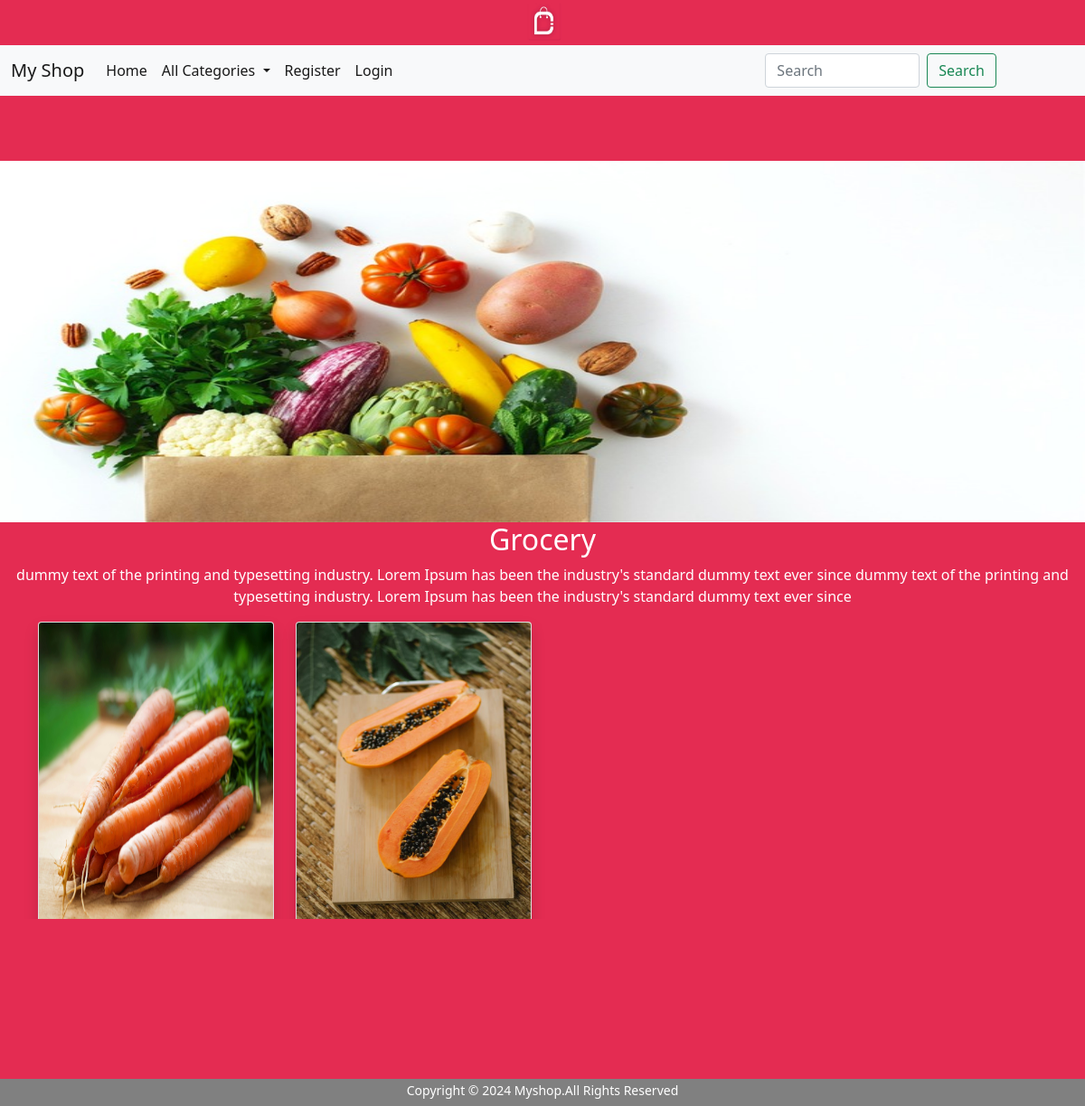
The app's page /products/3 with its own data.
### shop/models.py (models this page shows, shortened)
class Category(models.Model):
    name=models.CharField(max_length=50)
    description=models.TextField()
    image=models.ImageField(upload_to='images',null=True,blank=True)

class Product(models.Model):
    name=models.CharField(max_length=20)
    description=models.TextField()
    image=models.ImageField(upload_to='products',null=True,blank=True)
    price=models.DecimalField(max_digits=10,decimal_places=2)
    stock=models.IntegerField()
    available=models.BooleanField(default=True)
    created=models.DateTimeField(auto_now_add=True)  #one time
    updated=models.DateTimeField(auto_now=True)  #change every time we update record
    category=models.ForeignKey(Category,on_delete=models.CASCADE)

### shop/views.py (the view)
# urls.py: path('products/<int:i>',views.products,name='products'),
def products(request,i):
    cate_obj=Category.objects.get(id=i)
    pro_obj=Product.objects.filter(category=cate_obj)
    return render(request,'products.html',{'cate_obj':cate_obj,'pro_obj':pro_obj})

### cart/context_processors.py (called while the page is built, shortened)
def total(request):
    u = request.user
    count=0
    return {'count':count}

### shop/context_processors.py (called while the page is built)
def links(request):
    c=Category.objects.all()
    return {'links':c}

### templates/products.html
<!DOCTYPE html>
{% extends 'base.html' %}
{% load static %}
{% block content %}
<br><br><br>
<div class="row">
    <img src="{{ cate_obj.image.url }}" height="400px" width="100%">
</div>
<div class="row">
    <div class="col-md-12">
        <h2 class="text-center fs-bold">{{cate_obj.name}}</h2>
        <p style="text-align:center;">{{cate_obj.description}}</p>
    </div>
</div>
<div class="container">
        <div class="row">
        {% for i in pro_obj %}
        <div class="col-md-3 col-6">
            <div class="card shadow">
              <a href="{% url 'product_details' i.id %}" ><img src="{{ i.image.url }}" class="card-img-top" alt="" style="width:100%;height:350px;"></a>
              <div class="card-body">
                <h5 class="card-title">{{i.name}}</h5>
                  <p class="card-text">{{i.price}}</p>
              </div>
            </div>
        </div>
        {% endfor %}
    </div>
</div>
{% endblock %}

### records on screen
Category: image (picture), name "Grocery", description "dummy text of the printing and typesetting industry. Lorem Ipsum has been the industry's standard dummy text ever since dummy text of the printing and typesetting industry. Lorem Ipsum has been the industry's standard dummy text ever since"
Product: image (picture)
Product: image (picture)
